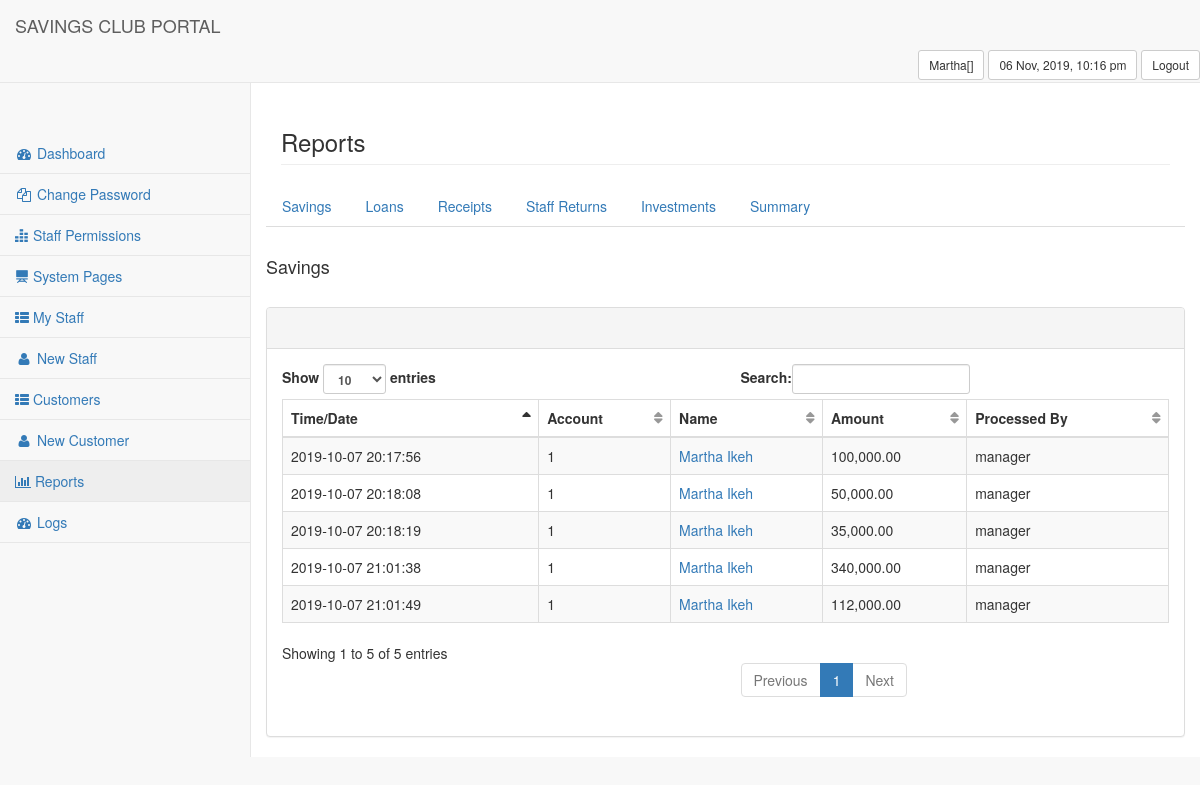
/portal/index.php?page=3 (signed in), run on the app's committed database.
### tables this page shows
CREATE TABLE IF NOT EXISTS `mc_savings` (
  `savings_id` int(11) NOT NULL AUTO_INCREMENT,
  `transaction_id` varchar(31) DEFAULT NULL,
  `customer_id` int(11) NOT NULL,
  `amount` double NOT NULL,
  `timestamp_created` timestamp NULL DEFAULT CURRENT_TIMESTAMP,
  `staff` varchar(31) DEFAULT NULL,
  PRIMARY KEY (`savings_id`)
);

CREATE TABLE IF NOT EXISTS `mc_customers` (
  `customer_id` int(11) NOT NULL AUTO_INCREMENT,
  `password` varchar(255) NOT NULL,
  `customer_status` int(3) DEFAULT NULL,
  `type_flag` int(3) DEFAULT NULL,
  `firstname` text,
  `lastname` text,
  `phone` varchar(11) NOT NULL,
  `email` varchar(64) DEFAULT NULL,
  `address` varchar(50) DEFAULT NULL,
  `customer_image` varchar(200) DEFAULT 'img/customers/customer.jpg',
  `timestamp_created` datetime DEFAULT CURRENT_TIMESTAMP,
  `staff` varchar(51) DEFAULT NULL,
  `savings_balance` double DEFAULT '0',
  PRIMARY KEY (`customer_id`),
  UNIQUE KEY `phone` (`phone`)
);

### portal/models/class.customer.php (called while the page is built, shortened)
<?php
class CUSTOMER
{
     public function get_customer_name($customer_id)
     {
        try
        {
          global $mysqli;
          $stmt = $mysqli->prepare("SELECT * FROM mc_customers WHERE customer_id = '$customer_id'");
          $stmt->execute();
          $result = $stmt->get_result();
          $row = $result->fetch_assoc();
          $customer_name = $row['firstname']." ".$row['lastname'];
          return $customer_name;
        }
        catch (Exception $e)
        {
            echo $e->errorMessage();
        }
     }
}
?>

### portal/models/class.report.php (the view, shortened to what this page needs)
<?php
class REPORT
{
    private $customer;
    function __construct($customer, $payment, $staff)
    {
      $this->customer = $customer;
    }
    public function all_customer_savings()
    {
        try
        {
          echo"
          <table width='100%' class='table table-striped table-bordered table-hover' id='dataTables-example'>
              <thead>
                  <tr>
                      <th>Time/Date</th>
                      <th>Account</th>
                      <th>Name</th>
                      <th>Amount</th>
                      <th>Processed By</th>
                  </tr>
              </thead>
              <tbody>";
            global $mysqli;
            $stmt = $mysqli->query("SELECT * FROM mc_savings");
            while ($row = $stmt->fetch_assoc())
            {
                $customer_name = $this->customer->get_customer_name($row['customer_id']);
                echo"
                  <tr>
                      <td>".$row['timestamp_created']."</td>
                      <td>".$row['customer_id']."</td>
                      <td><a href='index.php?page=2.1&customer_id=".$row['customer_id']."'>".$customer_name."</a></td>
                      <td>".number_format($row['amount'],2)."</td>
                      <td>".$row['staff']."</td>
                  </tr>";
            }
            echo "</tbody>
                </table>";
            return true;
        }
        catch (Exception $e)
        {
            echo $e->errorMessage();
        }
    }
}
?>

### data on the page
mc_savings: timestamp_created "2019-10-07 20:17:56", customer "1", customer.lastname "Martha Ikeh", amount "100,000.00", staff "manager"
mc_savings: timestamp_created "2019-10-07 20:18:08", customer "1", customer.lastname "Martha Ikeh", amount "50,000.00", staff "manager"
mc_savings: timestamp_created "2019-10-07 20:18:19", customer "1", customer.lastname "Martha Ikeh", amount "35,000.00", staff "manager"
mc_savings: timestamp_created "2019-10-07 21:01:38", customer "1", customer.lastname "Martha Ikeh", amount "340,000.00", staff "manager"
mc_savings: timestamp_created "2019-10-07 21:01:49", customer "1", customer.lastname "Martha Ikeh", amount "112,000.00", staff "manager"

### other printed values
$_SESSION['display_name'] "Martha"
$record_title "Savings"
